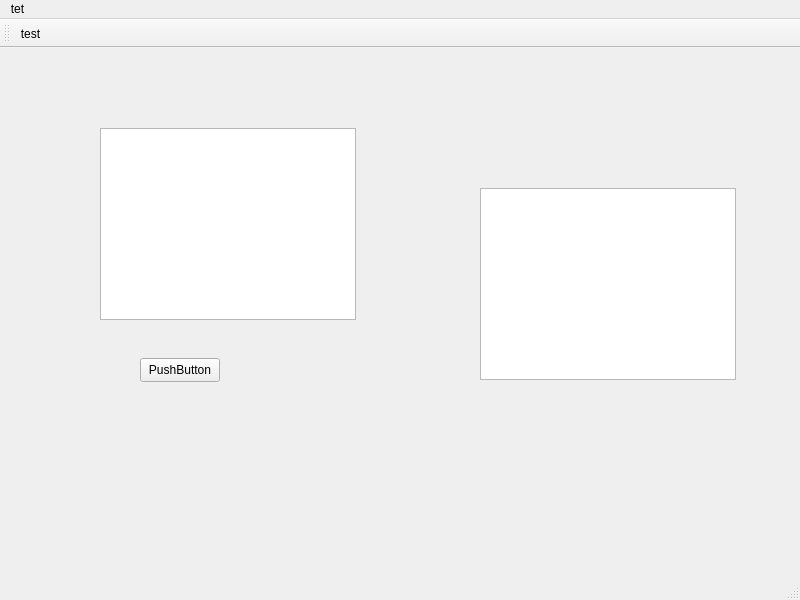
<?xml version="1.0" encoding="UTF-8"?>
<ui version="4.0">
 <class>QWMainWindow</class>
 <widget class="QMainWindow" name="QWMainWindow">
  <property name="geometry">
   <rect>
    <x>0</x>
    <y>0</y>
    <width>800</width>
    <height>600</height>
   </rect>
  </property>
  <property name="windowTitle">
   <string>QWMainWindow</string>
  </property>
  <widget class="QWidget" name="centralwidget">
   <widget class="QGraphicsView" name="graphicsView">
    <property name="geometry">
     <rect>
      <x>480</x>
      <y>140</y>
      <width>256</width>
      <height>192</height>
     </rect>
    </property>
   </widget>
   <widget class="QGraphicsView" name="graphicsView_2">
    <property name="geometry">
     <rect>
      <x>100</x>
      <y>80</y>
      <width>256</width>
      <height>192</height>
     </rect>
    </property>
   </widget>
   <widget class="QPushButton" name="pushButton">
    <property name="geometry">
     <rect>
      <x>140</x>
      <y>310</y>
      <width>80</width>
      <height>24</height>
     </rect>
    </property>
    <property name="text">
     <string>PushButton</string>
    </property>
   </widget>
  </widget>
  <widget class="QMenuBar" name="menubar">
   <property name="geometry">
    <rect>
     <x>0</x>
     <y>0</y>
     <width>800</width>
     <height>21</height>
    </rect>
   </property>
   <widget class="QMenu" name="menutet">
    <property name="title">
     <string>tet</string>
    </property>
    <addaction name="actiontest"/>
   </widget>
   <addaction name="menutet"/>
  </widget>
  <widget class="QStatusBar" name="statusbar"/>
  <widget class="QToolBar" name="toolBar">
   <property name="windowTitle">
    <string>toolBar</string>
   </property>
   <attribute name="toolBarArea">
    <enum>TopToolBarArea</enum>
   </attribute>
   <attribute name="toolBarBreak">
    <bool>false</bool>
   </attribute>
   <addaction name="actiontest"/>
  </widget>
  <action name="actiontest">
   <property name="icon">
    <iconset resource="res.qrc">
     <normaloff>:/img/j.jpg</normaloff>:/img/j.jpg</iconset>
   </property>
   <property name="text">
    <string>test</string>
   </property>
   <property name="toolTip">
    <string>test</string>
   </property>
  </action>
 </widget>
 <resources>
  <include location="res.qrc"/>
 </resources>
 <connections/>
</ui>
